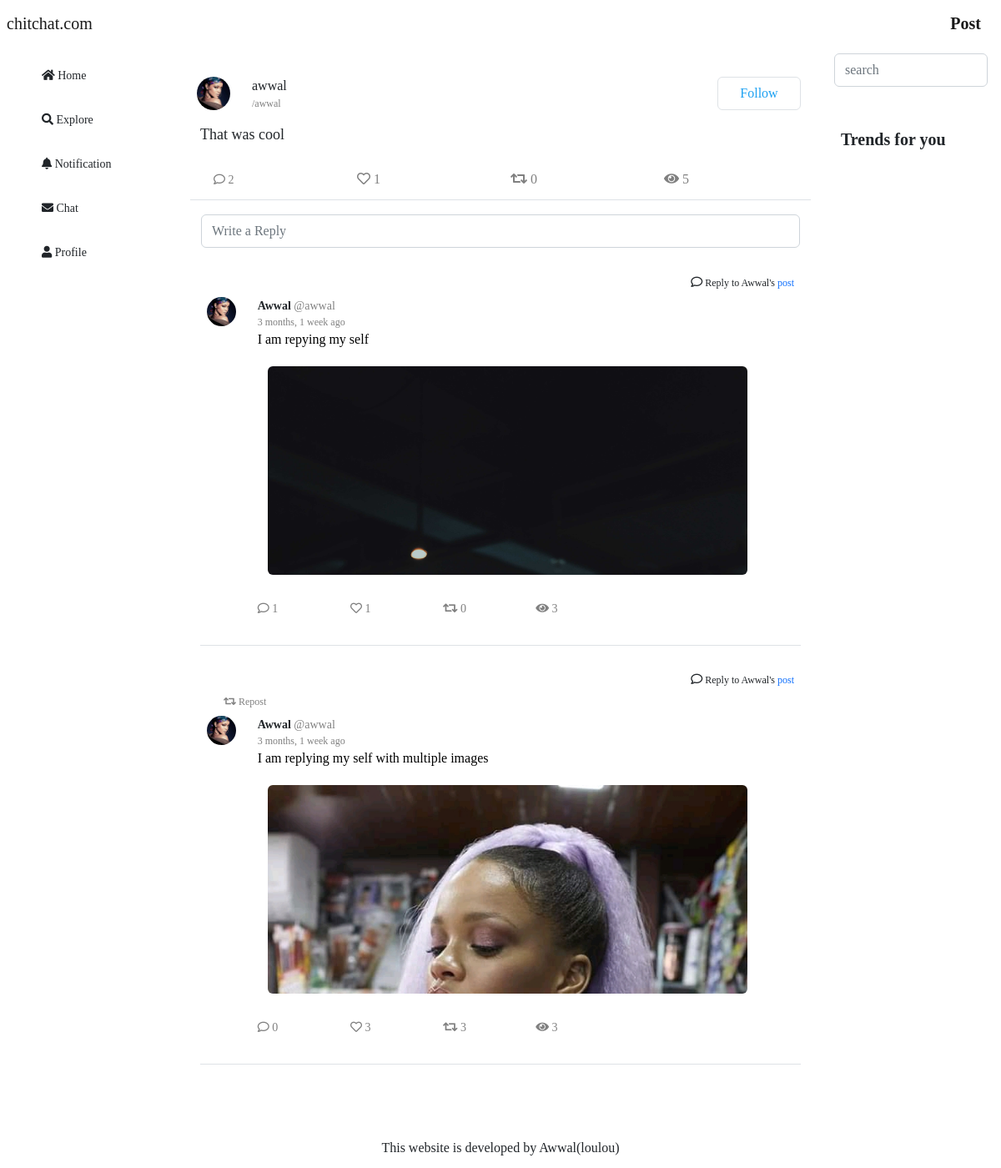
The app's page /2detail with its own data.
### tweet/models.py (models this page shows, shortened)
class Tweet(models.Model):
    profile=models.ForeignKey(Profile,related_name='tweet', on_delete=models.CASCADE, blank=True)
    date=models.DateTimeField(auto_now_add=True)
    body=models.TextField()
    like=models.ManyToManyField(Profile,related_name='liked', blank=True)
    comment=models.ForeignKey('self', related_name='tweet', null=True, blank=True, on_delete=models.CASCADE)
    views=models.ManyToManyField(Profile,related_name='viewed', blank=True)
    active=models.BooleanField(default=True)
    retweet=models.ManyToManyField(Profile,related_name='retweet', blank=True)
    views = models.IntegerField(default=0)
    def get_absolute_url(self):
        return reverse ('TweetDetailUrl', args=[self.id])

class Profile(models.Model):
    user=models.OneToOneField(User, related_name='profile', on_delete=models.CASCADE)
    follower=models.ManyToManyField('self', related_name='follow', symmetrical=False, blank=True)
    date_joined=models.DateTimeField(auto_now_add=True, blank=True, null=True)
    bio=models.CharField(max_length=100, blank=True, null=True)
    location=models.CharField(max_length=100, blank=True, null=True)
    profile_photo=models.ImageField(upload_to='profileimage', default='profileimage/profile.png', null=True, blank=True)
    cover_photo=models.ImageField(upload_to='profileimage', null=True, blank=True)
    mode=models.CharField(max_length=100, default='white')
    def __str__(self):
        return self.user.username
    def get_absolute_url(self):
        return reverse('ProfileUrl', args=[self.id])

class Image(models.Model):
    tweet=models.ForeignKey(Tweet, related_name='image', on_delete=models.CASCADE, null=True, blank=True)
    image=models.ImageField(upload_to='images', blank=True)

### tweet/views.py (the view)
# urls.py: path('<int:id>detail', TweetDetailView, name='TweetDetailUrl'),
def TweetDetailView(request, id):
    tweet=Tweet.objects.get(id=id)
    tweet_form=TweetForm()
    image_form=ImageForm()
    file_form=FileForm()
    tweet.views += 1
    tweet.save()
    try:
        prof=Profile.objects.get(user__username=request.user)
        User = prof
    except:
        prof=''
    template='tweetTemplate/tweetDetail.html'
    context=dict(tweet=tweet, prof=prof,form=tweet_form,image=image_form,file=file_form,User=prof)
    return render(request, template, context)

### tweet/forms.py
class TweetForm(forms.ModelForm):
    class Meta:
        model=Tweet
        fields=['body']

class ImageForm(forms.ModelForm):
    class Meta:
        model=Image
        fields=['image']
        widgets={'image':forms.ClearableFileInput(attrs={'muliple':True, 'id':'upload', 'class':'hide'})}

### template/tweetTemplate/tweetDetail.html (shortened to what this page needs)
{%extends 'base.html'%}
{%load custom_tags%}
{%block header%}
Post
{%endblock%}
{%block content%}
<div class='p-1 rounded my-2 color-bg-white' style=''>
<div class='row align-items-center' style=''>
<div class="col-2 col-md-1 p-2">
<a href="{{tweet.profile.get_absolute_url}}" >
<img class='container rounded-circle m-0 p-0' style='width:40px;height:40px;object-fit:cover' loading='lazy' src={{tweet.profile.profile_photo.url}}  />
</a>
</div>
<div class="col sz-md-16">
	{{tweet.profile}} <br/>
	<a class="sz-12 color-t" href="{{tweet.profile.get_absolute_url}}">/{{tweet.profile.user.username|lower}}</a>
</div>
<div class="col col-md-2">
	{%include 'tweetTemplate/follow.html' with profile=tweet.profile User=prof %}
</div>
</div>
<div class='body sz-18 my-2' styl='line-height:30px;font-size:20px'>{{tweet.body}}</p>
</div>
<div class="row sz-16 align-items-center color-t p-1 border-bottom">
            <div class="col">
                <a href="{{tweet.get_absolute_url}}?#holder">
                    <button class="btn no-border sz-14 color-t color-bg-white">
                        <i class="far fa-comment">
                        </i>
                        {{tweet.tweet.count}}
                    </button>
                </a>
            </div>
            <div class="col sz-16">
                {%include 'tweetTemplate/like.html'%}
            </div>
            <div class="col sz-16">
                {%include 'tweetTemplate/retweet.html'%}
            </div>
            <div class="col" style='sz-16' >
                 <i class="fas fa-eye"></i> {{tweet.views}}
            </div>
       </div>
</div>
<div class='' style='padding:5px'>
    <input name='body' id='holder' class='form-control' onclick="$('#hell').fadeIn()" stye='border: none;border-bottom: 2px solid var(--primary-color);width:100%;bottom:10px;height:1cm;box-shadow:none;' placeholder='Write a Reply'>
</div>
{%include 'tweetTemplate/tweetbox.html' with tweets=tweet.tweet.all %}
{%endblock%}

### template/tweetTemplate/like.html (shortened to what this page needs)
<button hx-get="{%url 'TweetUrl'%}" class='no-border color-bg-white color-t p-0' hx-include='#on{{tweet.id}}' hx-swap='outerHTML' style='' onClick=''>
{%if prof in tweet.like.all%}
<i id='{{tweet.id}}' style='color:red' class='fas fa-heart' data-fa-transform="shrink-8 fa-border"></i>
{%else%}
<i id='{{tweet.id}}' class='far fa-heart' data-fa-transform="shrink-8 fa-border"></i>
{%endif%}
 {{tweet.like.count}}
</button>

### template/tweetTemplate/retweet.html (shortened to what this page needs)
<button class='no-border p-0 color-t color-bg-white' hx-get="{%url 'TweetUrl'%}" hx-include='#tt{{tweet.id}}' hx-swap='outerHTML' style='' onClick=''>
{%if prof in tweet.retweet.all%}
<i id='{{tweet.id}}' style='' class='fas fa-retweet color-p' data-fa-transform="shrink-8 fa-border"></i>
{%else%}
<i id='{{tweet.id}}' class='fas fa-retweet' data-fa-transform="shrink-8 fa-border"></i>
{%endif%}
 {{tweet.retweet.count}}
</button>

### template/tweetTemplate/tweetbox.html (shortened to what this page needs)
{%load custom_tags%}
<div class="" id='tweetTarget'>
<div class="row sz-14 m-1" id="tweetbox" style="z-index: 500;">
  {%for tweet in tweets %}
    <div class="col-md-12 p-2 my-2 border-bottom color-bg-white rounde col-sm " id="twetbox" style="">
              {%if tweet.comment%}
          <div class="row my-2 sz-12 passive" style="">
            <div class="col" style="text-align: right;">
                <i class="far fa-comment sz-14">
                </i>
                Reply to {{tweet.comment.profile|title}}'s
                <a class="" href="{{tweet.comment.get_absolute_url}}" style="">
                    post
                </a>
            </div>
          </div>
        {%endif%}
        {%if tweet.retweet.all %}
          <div class="row m-2 sz-12 color-t" style="">
            <div class="col">
            <i class="fas fa-retweet">
            </i>
                {{tweet.retweet.user|title}} Repost
            </div>
          </div>
        {%endif%}
      <div class="row">
        <div class="col-2 col-md-1">
          <a href="{{tweet.profile.get_absolute_url}}">
            <img class="container rounded-circle p-0 m-0" loading="" src="{{tweet.profile.profile_photo.url}}" style="width:35px;height:35px;object-fit:cover"/>
          </a>
        </div>
        <div class="col">
          <div class="row ">
            <div class="col">
              <span class="bold sz-14">
                  {{tweet.profile|title}}
              </span>
              <a href="{{tweet.profile.get_absolute_url}}" >
                  <span class="color-t sz-14" style="">
                      @{{tweet.profile.user.username|lower}}
                  </span>
              </a>
             <br />
              <span class="sz-12 color-t" style="">
                  {{tweet.date|timesince}} ago
              </span>
            </div>
          </div>
          <p class="sz-16" style="">
              <a class="color-black" href="{{tweet.get_absolute_url}}">
                  {{tweet.body|truncatechars:':280'}}
              </a>
          </p>
          {%if tweet.image.all%}
            <div class="my-2 px-2 d-flex" style="hight:250px;overflow:auto">
              {%for img in tweet.image.all%}
                <div class="col-11 m-1">
                  <img class="img-fluid p-0 w-100 rounded"  loading="lazy" src="{{img.image.url}}" style="height:250px;object-fit:cover;object-position:top;"/>
                </div>
              {%endfor%}
            </div>
          {%endif%}
          <div class="row sz-14 align-items-center my-3">
            <div class="col-md-2 col">
                <a href="{{tweet.get_absolute_url}}?#holder">
                    <button class="btn no-border color-t color-bg-white sz-14 p-0">
                        <i class="far fa-comment">
                        </i>
                        {{tweet.tweet.count}}
                    </button>
                </a>
            </div>
            <div class="col-md-2 col sz-14">
                {%include 'tweetTemplate/like.html'%}
            </div>
            <div class="col-md-2 sz-14 col">
                {%include 'tweetTemplate/retweet.html'%}
            </div>
            <div class="col-md-2 col sz-14">
              <button class="no-border btn color-t sz-14 color-bg-white p-0">
                <i class="fas fa-eye"></i> {{tweet.views}}
              </button>
            </div>
          </div>
        </div>
      </div>
    </div>
  {%endfor%}
  </div>
  </div>

### static/css/acss/acss.css (style rules this page uses)
:root { --primary-color:#347C17; --secondary-color: #6AA121; --tertiary-color: #F0FFF0; }
.bold { font-weight: bold; }
.color-t { color: var(--tertiary-color) }
.color-black { color: black }
.color-bg-white { background-color: white }
.font-apple { font-family: Apple }
.no-border { border-color: none; border: none !important }
.sz-12 { font-size: 12px; }
.sz-14 { font-size: 14px; }
.sz-16 { font-size: 16px; }
.sz-18 { font-size: 18px; }
@media (min-width:600px) { .sz-md-16 { font-size: 16px; } }

### template/base.html (style rules this page uses)
:root { --primary-color: #1DA1F2; --secondary-color:darkblue; --tertiary-color:gray; }
a { text-decoration: none; }
a { text-decoration: none; colr:inherit!important; }
input { height:2em; font-size:16px; }
input.form-control { height:40px; font-size:16px; }
.btn { height:40px; }

### template/tweetTemplate/tweetDetail.html (style rules this page uses)
body { backgrond-color:white; }

### records on screen
Tweet: profile.profile_photo (picture), profile "awwal", profile.user.username "awwal", body "That was cool", tweet.count "2", like.count "1", retweet.count "0", views "5"
Tweet: comment.profile "Awwal", profile.profile_photo (picture), profile "Awwal", profile.user.username "awwal", date "3 months, 1 week", body "I am repying my self", tweet.count "1", like.count "1", retweet.count "0", views "3"
Image: image (picture)
Tweet: comment.profile "Awwal", profile.profile_photo (picture), profile "Awwal", profile.user.username "awwal", date "3 months, 1 week", body "I am replying my self with multiple images", tweet.count "0", like.count "3", retweet.count "3", views "3"
Image: image (picture)
